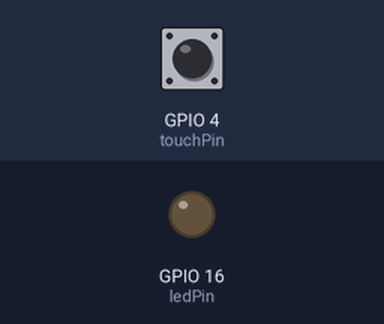
A sketch run on a simulated ESP32. On the bench: output pins drawn as LEDs (lit = HIGH). Dashed ring = blinking. The test bench sets the inputs (shaded band); at power-on: GPIO 4 (touchPin) HIGH. What the sketch prints to the serial monitor is not drawn.

Above: at 1.8 s.
1.9 s: GPIO 4 (touchPin) pulled LOW for 3.2 s
At 2.4 s:
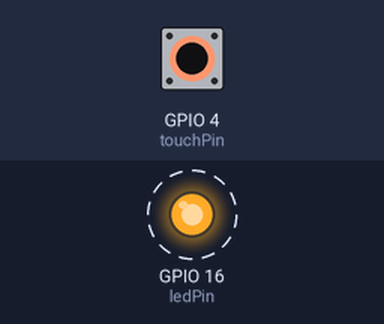
Timing chart, 0 to 7.0 s (numbered marks = the images above; inputs shaded):
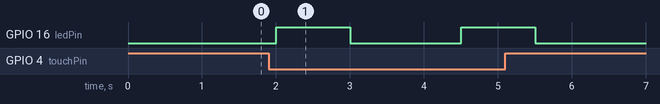

The sketch:

Capacitive_Touch_Sensor_disentuh_bertambah.ino
```cpp
// Job 2-A 4
// Adriano, Refal, Yulio

// ESP32 Touch Test - Initialize touchValue to 0 and increment when touchPin is touched
// Just test touch pin - Touch0 is T0 which is on GPIO 4.
const int ledPin = 16;
const int touchPin = 4;
int touchValue = 0;

void setup() {
  Serial.begin(115200);
  pinMode(ledPin, OUTPUT);
}

void loop() {
  if (touchRead(touchPin) <= 30) {
    touchValue++; // Menambah touchValue ketika sensor disentuh
    digitalWrite(ledPin, HIGH); // Nyalakan LED ketika sensor disentuh
    delay(1000); // Tahan LED selama 1 detik
    digitalWrite(ledPin, LOW); // Matikan LED
    delay(1000); // Tunggu selama 1 detik
  }

  Serial.println("jumlah sentuhan = " + String(touchValue)); // Tampilkan touchValue di Serial Monitor
  delay(500);
}
```

Measured:
- after the input at 1.9 s, GPIO 16 (ledPin): alternates HIGH for 1.0 s and LOW for 1.5 s, 4 changes in all, then stays LOW, starting after 0.10 s
